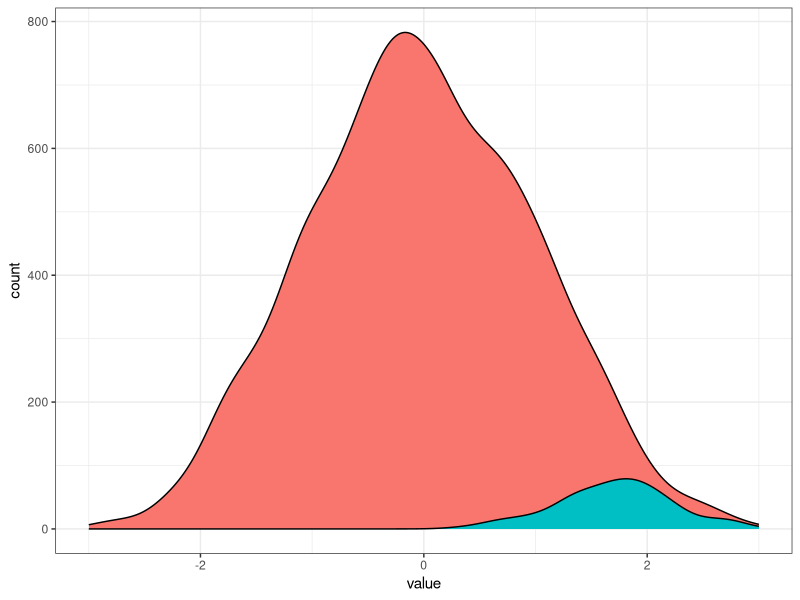
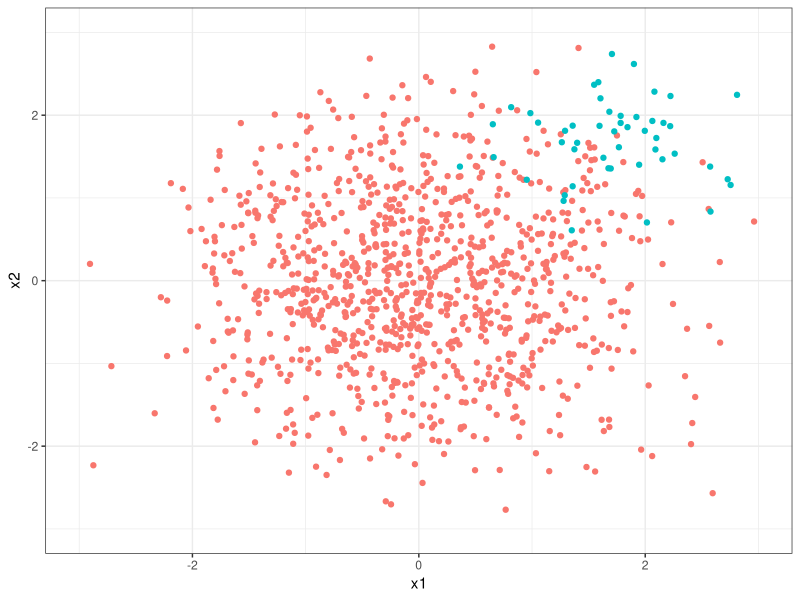
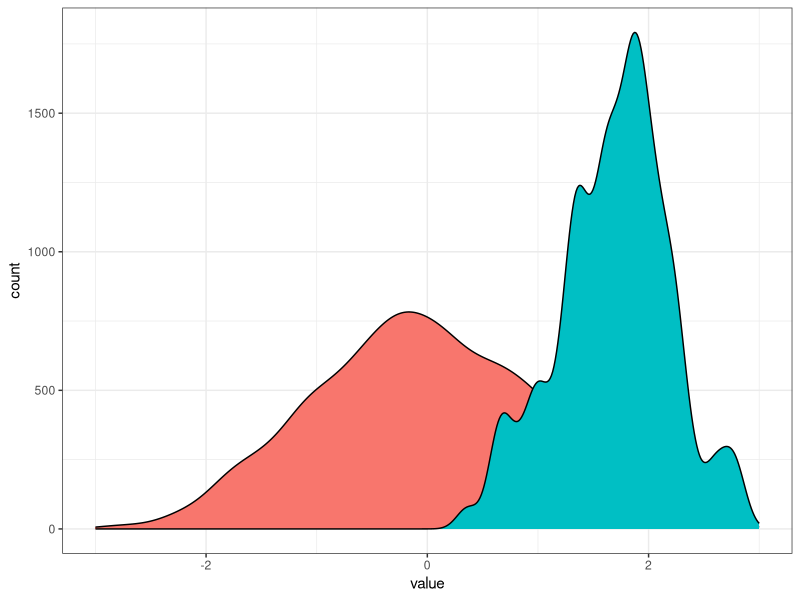
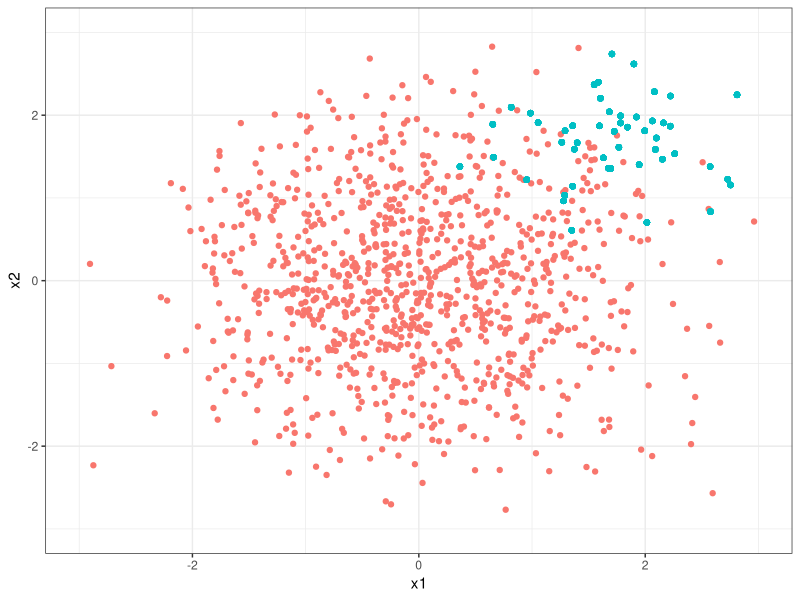
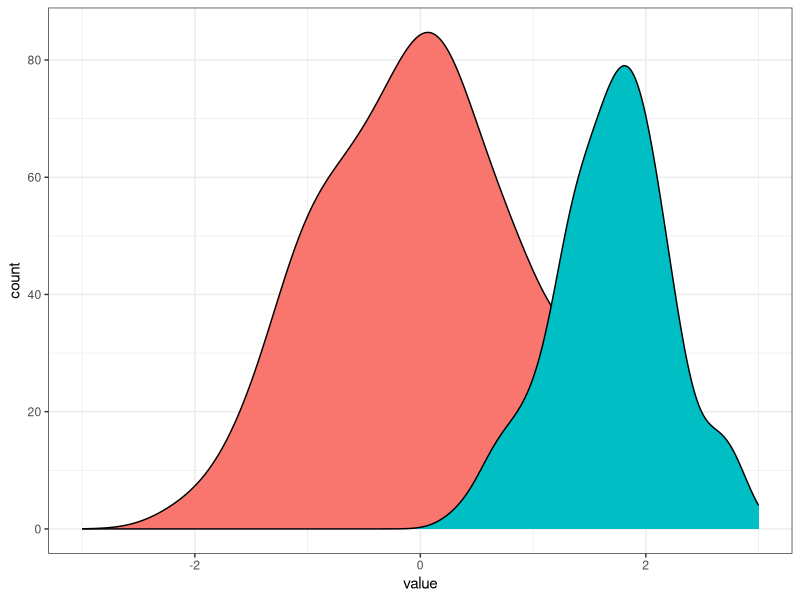
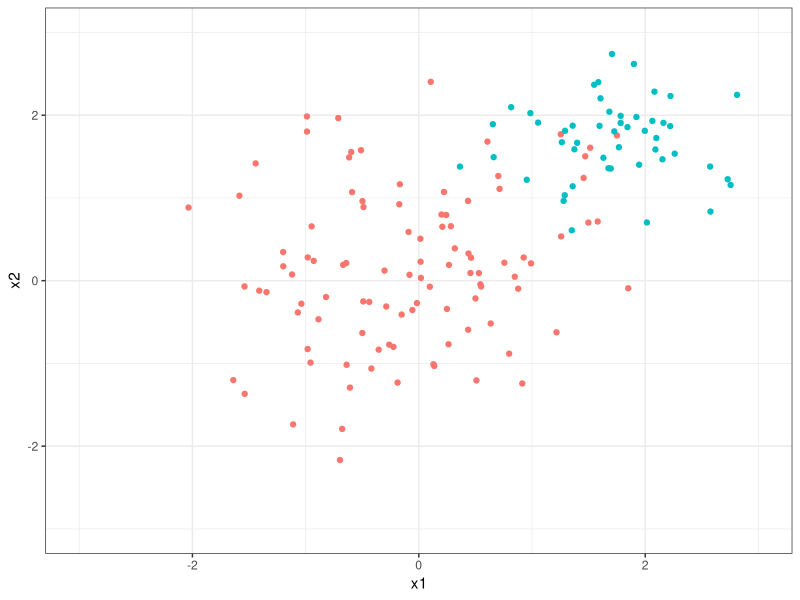

These figures' R source, in order:
#sampling(over vs under)
library(ggplot2)
set.seed(0)
A1 <- rnorm(1000, 0, 1)
A2 <- rnorm(1000, 0, 1)

data1 <- data.frame(x1=A1, x2=A2)
data1$label <- 'false'
B1 <- rnorm(50, 1.7, 0.5)
B2 <- rnorm(50, 1.7, 0.5)
data2 <- data.frame(x1=B1, x2=B2)
data2$label <- 'true'
library(reshape2)

df <- rbind(data1,data2)

p <- ggplot(data=df, aes(x=x1, y=x2, color=label))+
  geom_point()+
  theme_bw()+
  xlim(-3,3)+
  ylim(-3,3)+
  theme(legend.position='none')

data <- melt(df)
df <- rbind(data1,data2)
data <- melt(df)

p <- ggplot(data=data, aes(x=value, fill=label, ..count..))+
  xlim(-3,3)+
  geom_density()+
  theme_bw()+
  theme(legend.position='none')
ggsave('C:/Users/JeanG/Dropbox/dens_origin.png', width=4, height=1.5)

p <- ggplot(data=df, aes(x=x1, y=x2, color=label))+
  geom_point()+
  theme_bw()+
  xlim(-3,3)+
  ylim(-3,3)+
  theme(legend.position='none')
ggsave('C:/Users/JeanG/Dropbox/scatter_origin.png', width=4, height=4)

df <- rbind(data1,data2[sample(1:nrow(data2), 1000, replace=T),])
data <- melt(df)
p <- ggplot(data=data, aes(x=value, fill=label, ..count..))+
  geom_density()+
  xlim(-3,3)+
  theme_bw()+
  theme(legend.position='none')
ggsave('C:/Users/JeanG/Dropbox/dens_over.png', width=4, height=2)
p <- ggplot(data=df, aes(x=x1, y=x2, color=label))+
  geom_point()+
  theme_bw()+
  xlim(-3,3)+
  ylim(-3,3)+
  theme(legend.position='none')
ggsave('C:/Users/JeanG/Dropbox/scatter_over.png', width=4, height=4)

df <- rbind(data1[sample(1:nrow(data1), 100),],data2)
data <- melt(df)
p <- ggplot(data=data, aes(x=value, fill=label, ..count..))+
  geom_density()+
  xlim(-3,3)+
  theme_bw()+
  theme(legend.position='none')
ggsave('C:/Users/JeanG/Dropbox/dens_under.png', width=4, height=1)
p <- ggplot(data=df, aes(x=x1, y=x2, color=label))+
  geom_point()+
  theme_bw()+
  xlim(-3,3)+
  ylim(-3,3)+
  theme(legend.position='none')
ggsave('C:/Users/JeanG/Dropbox/scatter_origin.png', width=4, height=4)
